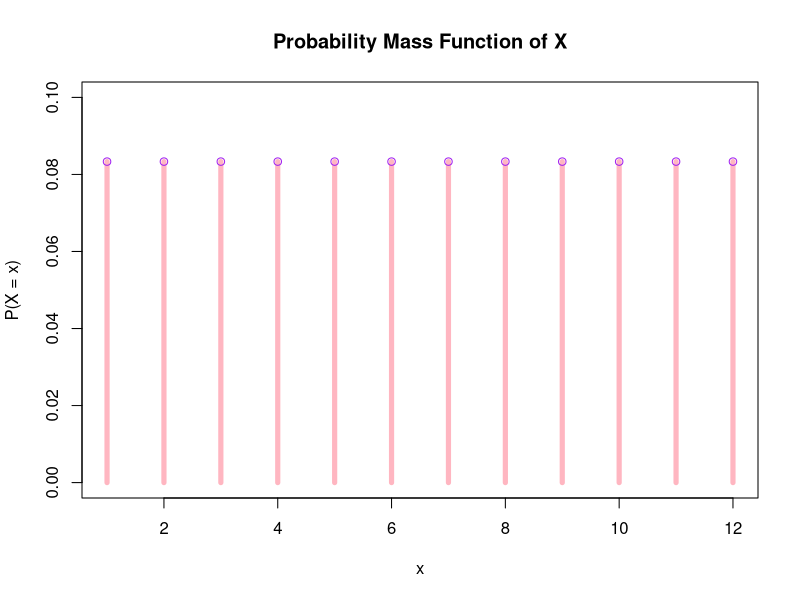
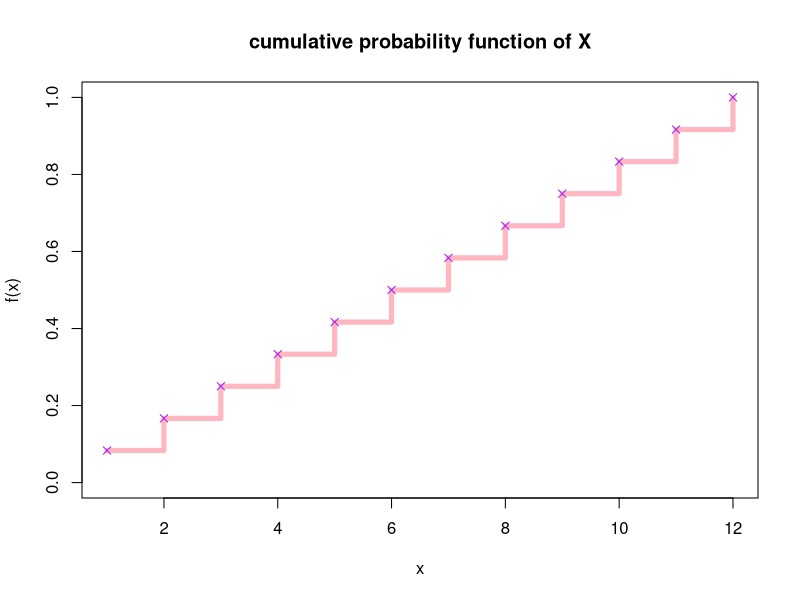
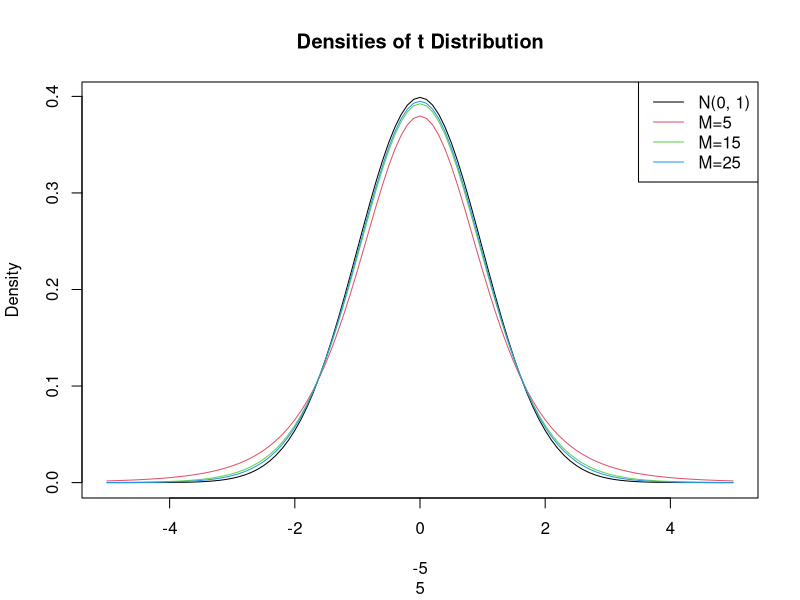

Here is the R script that generated these plots, in order:
## ---- chunk 1
f <- rep(1/12,12)
sum(f)

## ---- chunk 2
# Expected value of X
x <-1:12
f <- rep(1/12,12)

expected_value <- sum(x * f)
expected_value

## ---- chunk 3
# Calculate variance
x <-1:12
f <-rep(1/12,12)
expected_value <-6.5
var <- sum((x-6.5)^2*f)
var


## ---- chunk 4
# Let X ~ N(4, 5)
# Mean = 4, Var=5 Sd = sqrt(5)
# P(X <- 6)
pnorm(6, mean = 4, sd = sqrt(5))
## ---- chunk 5
# Let X ~ N(4, 5)
# Mean = 4, Var=5 Sd = sqrt(5)
# P(X <- 4)
pnorm(4, mean = 4, sd = sqrt(5))
## ---- chunk 6
# Let X ~ N(4, 5)
# Mean = 4, Var=5 Sd = sqrt(5)
# P(X <- -1,1)
pnorm(1, mean = 4, sd = sqrt(5)) -
  pnorm(-1, mean = 4, sd = sqrt(5))
## ---- chunk 7
# Let Z ~ N(0, 1)
# Mean = 0, Var=1 Sd = sqrt(1)
# P(Z <- 0.83))
pnorm(0.83, mean=4, sd=sqrt(5))
## ---- chunk 8
# Let Z ~ N(0,1)
# Mean = 0, Var=1 Sd = sqrt(1)
# Pz <- --0.83,0.83)
pnorm(0.83, mean=0, sd= sqrt(1)) - 
        pnorm(-0.83, mean=0, sd = sqrt(1))
## ---- chunk 9
# Define the sample space and probabilities
x <- 1:12
f <- rep(1/12, 12)
# Plot the discrete probability distribution
plot(x, f,
     type = "h",
     lwd = 5,
     col = "lightpink",
     main = "Probability Mass Function of X",
     xlab = "x",
     ylab = "P(X = x)",
     ylim = c(0, 0.1))

points(x, f, col = "purple")
## ---- chunk 10
# Define the cumulative probabilities
x <- 1:12
cdf <- cumsum(rep(1/12, 12))
# Plot the CDF
plot(x, cdf,
     type = "s",
     lwd = 5,
     col = "lightpink",
     main = "cumulative probability function of X",
     xlab = "x",
     ylab = "f(x)",
     ylim = c(0, 1))

points(x, cdf, col = "purple", pch = 4)
## ---- chunk 11
# Compute expected value: E[X] = sum(x * P(X=x))
x <- 1:12
pmf <- rep(1/12, 12)
expected_value <- sum(x * pmf)
expected_value

## ---- chunk 12
# Compute variance: Var(X) = E[X^2] - (E[X])^2
x <- 1:12
pmf <- rep(1/12, 12)
expected_value <- sum(x * pmf)

variance <- sum((x^2) * pmf) - (expected_value)^2
variance
## ---- chunk 13
#Define the standard Normal Distribution
f <- function(x)
  exp(-(x^2)/2) / sqrt(2*pi*1)
print(f)
## ---- chunk 14
integral<-integrate(f,-Inf,Inf)$value

integral
## ---- chunk 15
# Expected value of a f
# Integrate from negative infinity to positive infinity
expected_value_normal<- integrate(function(x) x * f(x), -Inf, Inf)$value
expected_value_normal
## ---- chunk 16
#Variance of f
# Integrate from negative infinity to positive infinity
variance<- integrate(function(x) x^2 * f(x), -Inf, Inf)$value
variance

## ---- chunk 17
integrate(f, -Inf, 0.83)$value
## ---- chunk 18
integrate(f, -0.83, 0.83)$value
## ---- chunk 19
pnorm(0.83)- pnorm(-0.83)
## ---- chunk 20
#Define the PDF
#Define the standard Normal Distribution
f <- (f (x))
f <- function(x)
  x^2/9
print(f)
## ---- chunk 21
integral<-integrate(f,0,3)$value

integral
## ---- chunk 22
# Expected value of a f
# Integrate from 0 to 3
expected_value_normal<- integrate(function(x) x*  x^2/9, 0, 3)$value
expected_value_normal
## ---- chunk 23
# (a) Plot the standard normal and Student t distributions

# (i) Standard Normal Distribution
curve(dnorm(x), from = -5, to = 5,
xlab = c(-5,5), ylab = "Density",
main = "Densities of t Distribution",
col = "1")

# (ii) Student T distribution, df=5
curve(dt(x, df =5),
            from = 5, to = -5,
            xlab = c(-5,5), ylab = "Density",
            col = "2",add = TRUE)
?dt

# (iii) Student T distribution df=15
curve(dt(x, df = 15),
            from = 5, to = -5,
            xlab = c(-5,5), ylab = "Density",
            col = "3", add = TRUE)
?dt

#(iv) Student T distribution df=25
curve(dt(x, df =25),
            from = 5, to = -5,
            xlab = c(-5,5), ylab = "Density",
            col = "4",add = TRUE)
?dt
#(v) 
legend("topright",
       c("N(0, 1)", "M=5", "M=15", "M=25"),
       col = 1:4,
       lty = c(1, 1, 1, 1))
